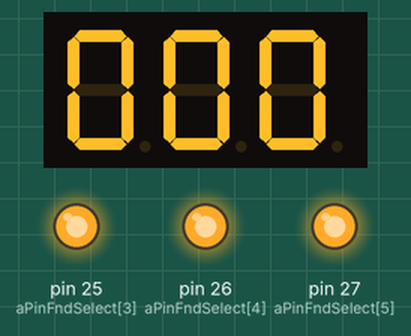
This sketch was run on a simulated Arduino Mega 2560, built with avr-gcc and run on an emulated ATmega2560. Parts: 3-digit seven-segment display, output pins drawn as LEDs (lit = HIGH). Wiring (inferred from the names in the program): 3-digit 7-segment display, segments lit when HIGH: segments pin 13, pin 12, pin 11, pin 10, pin 9, pin 8, pin 7, pin 6; digit selects pin 24, pin 23, pin 22. The segment pins are drawn as the display they are named for; pins used as bus, display or sensor lines are not drawn.

Above: at 0.1 s.
At 4.1 s:
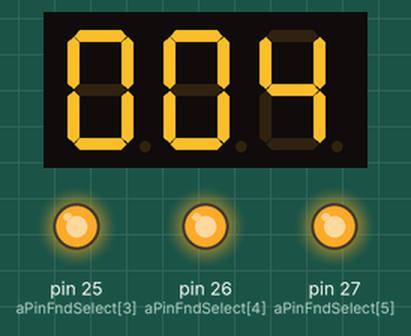
At 9.1 s:
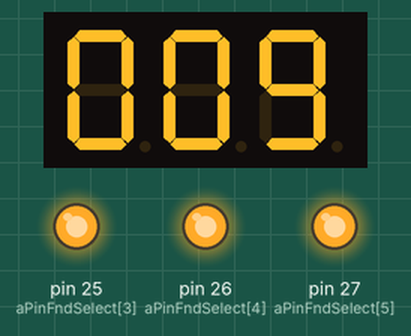
At 19.1 s:
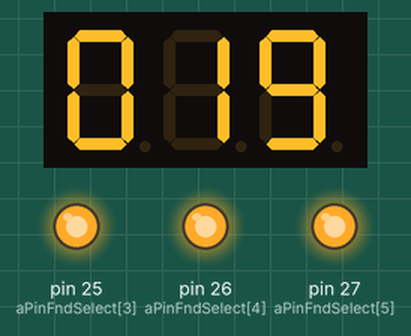
At 28.1 s:
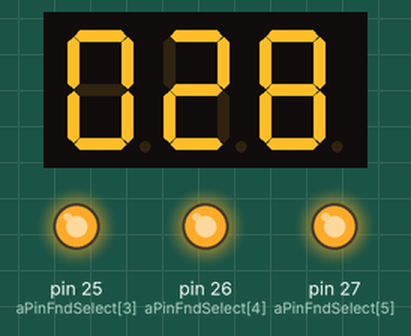
At 38.1 s:
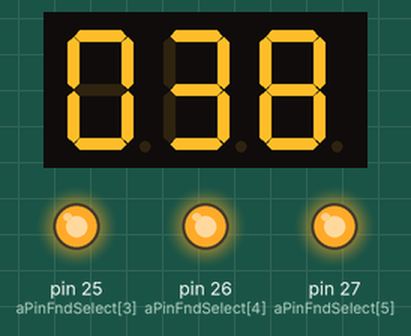
Timing chart, 0 to 39.6 s (numbered marks = the images above):
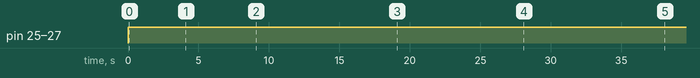

Measured:
- by itself, pin 25 (aPinFndSelect[3]), pin 26 (aPinFndSelect[4]), pin 27 (aPinFndSelect[5]): LOW → HIGH at 0.00 s
- what the display in image 0 shows lasts 1.1 s, from 0.0 s to 1.1 s

The sketch:

FND_time.ino
```cpp
#include<MsTimer2.h>

const int aPinFndData[8]= { 13,12,11,10,9,8,7,6};
const int aPinFndSelect[6] = {22,23,24,25,26,27};
int count =0;

int aFndData[10] ={0x3F,0x06, 0x5B, 0x4F, 0x66, 0x6D,0x7D,0x27,0x7F,0x6F};
int aFndSelect[6]={0x3E,0x3D,0x3B,0x37, 0x2F,0x1F};

void displayNumber(int tmp) {
  for(int i=0; i<8; i++)
  {
    digitalWrite(aPinFndData[i], (tmp >>i) & 0x01);
  }
}

void displaySelect(int tmp){
  for(int i=0; i<6; i++)
  {
    digitalWrite(aPinFndSelect[i],(tmp >>i) & 0x01);
  }
}

void setup() {
    for(int i=0; i<8; i++)
  {
    pinMode(aPinFndData[i],OUTPUT);
  }
  for(int i=0; i<6 ; i++){
    pinMode(aPinFndSelect[i],OUTPUT);
  }

MsTimer2::set(1000,countUp); //1초마다 countUp 함수를 호출
MsTimer2::start();


  }


void loop() {


  displaySelect(aFndSelect[2]); // 100자리 표현 위치
  displayNumber(aFndData[count/100]); // 값
  delay(1);
  displaySelect(aFndSelect[1]);
  displayNumber(aFndData[count%100/10]);
  delay(1);
  displaySelect(aFndSelect[0]);
  displayNumber(aFndData[count%10]);
  delay(1);

}

void countUp(){
  count ++;
}
```
